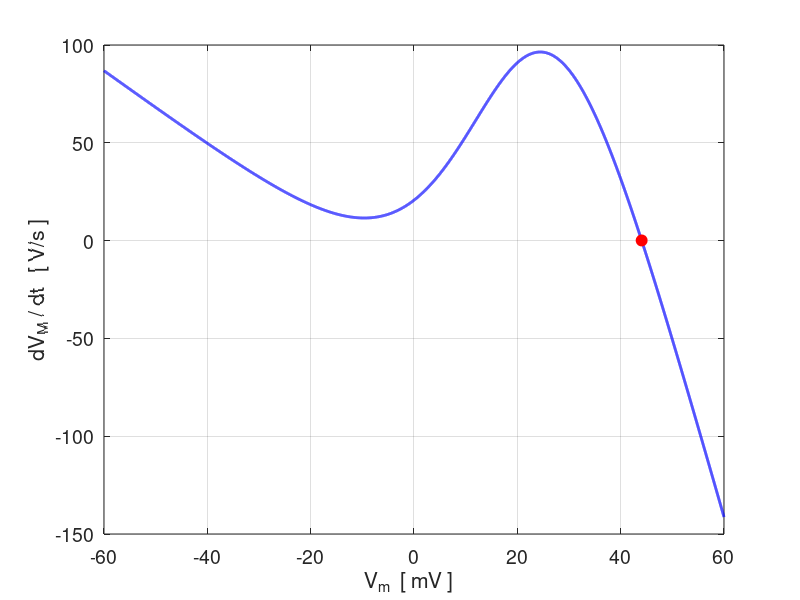
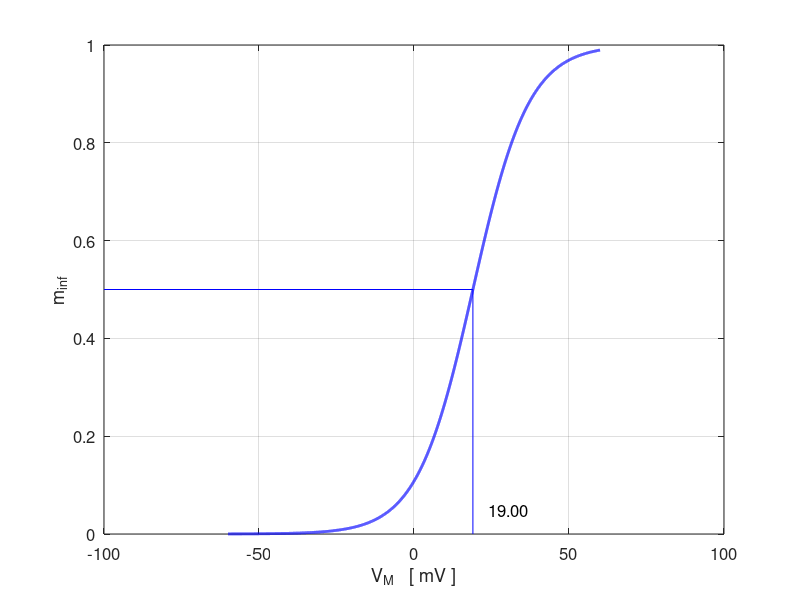

MATLAB code to generate these figures, in order: (Note: this script raises an error after producing the figures.)
% np002B.m

% Physics of Neurones
% [1D] Dynamic System    S.I. units used in Inputs and Calculations
%      Simple model of membrane potential and membrane currents
%      Leak current IL / fast sodium ion current INa model
%      For Leak current IL model, set GNa = 0
% State variable  membrane potential  x   V   VM
%      Comment/uncomment close all statement
%         for plot multiple plots in a Figure Window
% CELL #1 Input parameters
% CELL #2 Phase Portrait Plot  dV/dt vs V
% CELL #3 Time evoluation of the sate variable 
% CELL #4 Functions

% DOING PHYSICS WITH MATLAB: 
%   http://www.physics.usyd.edu.au/teach_res/mp/
% Documentation
%   http://www.physics.usyd.edu.au/teach_res/mp/doc/np001.htm
% Download Scripts
%   http://www.physics.usyd.edu.au/teach_res/mp/mscripts/

% Ian Cooper  MatlabVisualPhysics@gmail.com
% 191105    Matlab 2019b


tic

%close all
clc
clear

global C GL GNa EL ENa Vh k Iext 


% =====================================================================
% #1   INPUTS
% =====================================================================
% Initial membrane voltage  [0 V]     unstable equilibrium  6.672903e-3
   V0 =  -100e-3;  %6.672903e-3; 

% External current input  [ 0.60e-3 A]
   Iext = 1.00e-3;

% Simulation time  [2e-3 s]
  tMax = 20e-3; 
   
% Conductance [19e-3  74e-3  S]
%   Leak current model  GL = 0;
  GL = 19e-3; GNa = 74e-3;
%  GNa = 0;
  
% Membrane capacitance [10e-6]
  C = 10e-6;
  
% Reverse potential / Nerest potential  [EL = -67e-3 V ENa = 60e-3]
  EL = -67e-3; ENa = 60e-3;

% V1/2 [V]   k [V]
    Vh = 19e-3; k = 9e-3;

 
%% =====================================================================
%  #2   PHASE PORTRAIT PLOT xDot vs x 
%  =====================================================================
% State Variable x    [V]
    xMin = -60e-3;
    xMax = 60e-3;
    Nx = 9999;
    x = linspace(xMin,xMax, Nx);

% Define function
    mINF = 1./( 1 + exp((Vh - x)/k) ) ;
    xDot = ( Iext - GL.*(x-EL) - (GNa*mINF).*(x - ENa) )./C;
   
% Find eqilibrium points xDot = 0  
%   zCount     Number of equilibrium points  
%   zIndex     Indices for equilibrium points 
%   ep = -1    Stable equilibrium point
%   ep = + 1   Unstable equilibrium point

  zCount = 0;
  zIndex = -1; zLen = -1;
 
  for c = 1:Nx-1
    zSign = xDot(c)*xDot(c+1);
      if zSign <= 0
         zCount = zCount + 1;
         zIndex(zCount) = c;
      end
  end
  
  if zIndex > 0
  zLen = length(zIndex);
  if zLen > 0
  % Eigenvalues
    disp('Eigenvalues')
    disp(x(zIndex).*1e3);
    
    ep = zeros(zLen,1);
      for c =  1 : zLen
        ep(c) = sign( xDot(zIndex(c)+1) - xDot(zIndex(c)-1) );
      end
  end
  end
figure(1)  % Phase Portrait Plot
  pos = [0.05 0.55 0.25 0.35];
  set(gcf,'Units','normalized');
  set(gcf,'Position',pos);
  set(gcf,'color','w');
  LW = 2;
 
  hold on
  xP = x.*1e3; yP = xDot;
  plot(xP,yP,'b','linewidth',LW)
  
for c = 1 : zLen
  if ep(c) == -1; col = 'r'; end
  if ep(c) ==  1; col = 'g'; end
  Hplot = plot(xP(zIndex(c)),yP(zIndex(c)),'o');
  set(Hplot,'markersize',8,'markerfacecolor',col,'markeredgecolor',col);
end

  box on
  grid on
  xlabel('V_m  [ mV ]  ')
  ylabel('dV_M / dt   [ V/s ]')
  set(gca,'fontsize',14)
  
figure(2)
  pos = [0.05 0.05 0.25 0.35];
  set(gcf,'Units','normalized');
  set(gcf,'Position',pos);
  set(gcf,'color','w');
  LW = 2;

  plot(x.*1e3,mINF,'b','linewidth',2)
  hold on
  plot([-100,Vh*1e3],[0.5 0.5],'b')
  plot([Vh*1e3 Vh*1e3],[0 0.5],'b')
  grid on 
  box on
  set(gca,'fontsize',12)
  xlabel('V_M   [ mV ]');
  ylabel('m_{inf}')
  tm = num2str(Vh*1e3,'%3.2f');
  text(Vh*1e3+5,0.05,tm,'fontsize',12)  
  

%% =====================================================================
%  #3   TIME EVOLUTION OF STATE VARIABLE:  membrane potential
%  =====================================================================  

% Time interval for simulation
% tSpan = [0 tMax];
  nT = 199;
  tSpan = linspace(0,tMax,nT);
  dt = tSpan(2)-tSpan(1);
% Initial conditions
  u0 = V0;
% Options
%  options = odeset('RelTol',1e-6,'AbsTol',1e-6);

% Solve ODE 
  [t,u] = ode45(@EqM, tSpan, u0);
  
% Membrane voltage [V] 
  V =  u(:,1);  

  m_inf = 1./( 1 + exp((Vh - V)/k) ) ;

% Currents  [A]
   IL   = GL*(V - EL);
   INa  = GNa.*m_inf.*(V - ENa);
   Inet = IL + INa;


figure(3)   % t  vs  Vm
  pos = [0.35 0.56 0.25 0.35];
  set(gcf,'Units','normalized');
  set(gcf,'Position',pos);
  set(gcf,'color','w');
  LW = 2;
 
  hold on
  xP = t.*1e3; yP = V.*1e3;
  plot(xP,yP,'b','linewidth',LW)
  
  box on  
  grid on
  ylabel('V  [ mV ]')
  xlabel('t  [ ms ]')
 % tm = sprintf('g = %2.0f mS  C = %2.0f \\muF  E = %2.0f mV  \\tau = %2.2f ms' ...
 %     ,g*1e3,C*1e6,E*1e3, 1e3*tau);
 % title(tm,'fontweight','normal')
  set(gca,'fontsize',12)   

figure(4)   % Vm  vs  I
  pos = [0.35 0.05 0.25 0.35];
  set(gcf,'Units','normalized');
  set(gcf,'Position',pos);
  set(gcf,'color','w');
  hold on
  
  plot(V.*1e3,Iext.*1e3.*ones(nT,1),'m','linewidth',1)
  Hplot = plot(V(end).*1e3,Iext(end).*1e3,'mo');
  set(Hplot,'markersize',8,'markerfacecolor','m');
  
  plot(V.*1e3,Inet.*1e3,'k','linewidth',1)
  Hplot = plot(V(end).*1e3,Inet(end).*1e3,'ko');
  set(Hplot,'markersize',8,'markerfacecolor','k');
  
  plot(V.*1e3,IL.*1e3,'b','linewidth',2)
  hold on
  Hplot = plot(V(end).*1e3,IL(end).*1e3,'bo');
  set(Hplot,'markersize',8,'markerfacecolor','b');
  
  plot(V.*1e3,INa.*1e3,'r','linewidth',2) ;
  Hplot = plot(V(end).*1e3,INa(end).*1e3,'ro');
  set(Hplot,'markersize',8,'markerfacecolor','r');
  
  tm = 'I_{L} (b)    I_{Na} (r)    I_{ext} (m)    I_{net} (k)';
  title(tm,'fontweight','normal')
  
  grid on
  box on
  
  ylabel('I  [ mA ]')
  xlabel('V  [ mV ]')
  set(gca,'fontsize',12)
   
figure(5)   % t  vs  I
  pos = [0.65 0.56 0.25 0.35];
  set(gcf,'Units','normalized');
  set(gcf,'Position',pos);
  set(gcf,'color','w');
  hold on
  
  plot(t.*1e3,Iext.*1e3.*ones(nT,1),'m','linewidth',1)
  plot(t.*1e3,Inet.*1e3,'k','linewidth',1)
  plot(t.*1e3,IL.*1e3,'b','linewidth',2)
  plot(t.*1e3,INa.*1e3,'r','linewidth',2) ;
  
  
  Hplot = plot(t(end).*1e3,Iext(end).*1e3,'mo');
  set(Hplot,'markersize',8,'markerfacecolor','m');
  
  Hplot = plot(t(end).*1e3,Inet(end).*1e3,'ko');
  set(Hplot,'markersize',8,'markerfacecolor','k');
  
  Hplot = plot(t(end).*1e3,IL(end).*1e3,'bo');
  set(Hplot,'markersize',8,'markerfacecolor','b');
  
  Hplot = plot(t(end).*1e3,INa(end).*1e3,'ro');
  set(Hplot,'markersize',8,'markerfacecolor','r');
    
  tm = 'I_{L} (b)    I_{Na} (r)    I_{ext} (m)    I_{net} (k)';
  title(tm,'fontweight','normal')
  
  grid on
  box on
  
  ylabel('I  [ mA ]')
  xlabel('t  [ ms ]')
  set(gca,'fontsize',12) 
  
  
  toc

%% =====================================================================  
% #4    FUNCTIONS    
% =====================================================================  
function uDot = EqM(t,u)
  global C GL GNa EL ENa Vh k Iext 
  uDot = zeros(1,1);
  
  if t > 0.001
   Iext = 1e-3; 
  end
  
  m = 1/( 1 + exp((Vh - u(1))/k) );
  uDot(1) = ( Iext - GL*(u(1) - EL) - GNa*m*(u(1) - ENa) )/C;
  
  
end  
  
